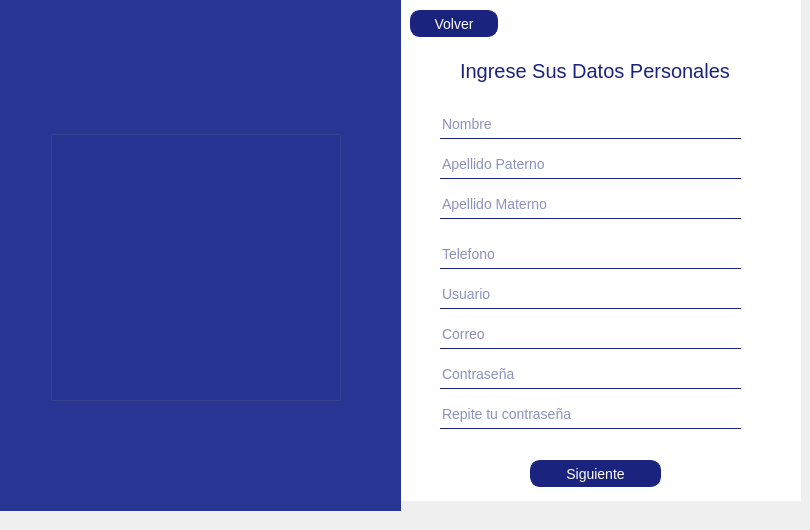
    <widget class="QWidget" name="Registro">
     <widget class="QGroupBox" name="groupBox_2">
      <property name="geometry">
       <rect>
        <x>400</x>
        <y>0</y>
        <width>401</width>
        <height>501</height>
       </rect>
      </property>
      <property name="styleSheet">
       <string notr="true">*{
background-color: transparent;
border: none;
}


QGroupBox{
background-color:white;
border: none;

}

QLineEdit{
color: #1a237e;
border-bottom: 1px solid #1a237e;
border-color: #1a237e;
font-size:14px;
}

QLabel{
color:#1a237e;
background-color: transparent;
font-size:14px

}

QPushButton{
color: white;
background-color: #1a237e;
font-size:14px;
border: 1px solid #1a237e;
border-radius: 10px; 
padding: 2px 4px;
}


</string>
      </property>
      <property name="title">
       <string/>
      </property>
      <property name="checkable">
       <bool>false</bool>
      </property>
      <widget class="QLabel" name="label_4">
       <property name="geometry">
        <rect>
         <x>60</x>
         <y>50</y>
         <width>281</width>
         <height>41</height>
        </rect>
       </property>
       <property name="styleSheet">
        <string notr="true">font-size: 20px;</string>
       </property>
       <property name="text">
        <string>Ingrese Sus Datos Personales</string>
       </property>
      </widget>
      <widget class="QPushButton" name="Siguiente">
       <property name="geometry">
        <rect>
         <x>130</x>
         <y>460</y>
         <width>131</width>
         <height>27</height>
        </rect>
       </property>
       <property name="styleSheet">
        <string notr="true"/>
       </property>
       <property name="text">
        <string>Siguiente</string>
       </property>
      </widget>
      <widget class="QLineEdit" name="NombreReg">
       <property name="geometry">
        <rect>
         <x>40</x>
         <y>110</y>
         <width>301</width>
         <height>29</height>
        </rect>
       </property>
       <property name="styleSheet">
        <string notr="true"/>
       </property>
       <property name="placeholderText">
        <string>Nombre</string>
       </property>
      </widget>
      <widget class="QLineEdit" name="ApellidoReg_2">
       <property name="geometry">
        <rect>
         <x>40</x>
         <y>150</y>
         <width>301</width>
         <height>29</height>
        </rect>
       </property>
       <property name="styleSheet">
        <string notr="true"/>
       </property>
       <property name="placeholderText">
        <string>Apellido Paterno</string>
       </property>
      </widget>
      <widget class="QLineEdit" name="CorreoReg">
       <property name="geometry">
        <rect>
         <x>40</x>
         <y>320</y>
         <width>301</width>
         <height>29</height>
        </rect>
       </property>
       <property name="styleSheet">
        <string notr="true"/>
       </property>
       <property name="placeholderText">
        <string>Correo</string>
       </property>
      </widget>
      <widget class="QLineEdit" name="ContraReg">
       <property name="geometry">
        <rect>
         <x>40</x>
         <y>360</y>
         <width>301</width>
         <height>29</height>
        </rect>
       </property>
       <property name="styleSheet">
        <string notr="true"/>
       </property>
       <property name="echoMode">
        <enum>QLineEdit::Password</enum>
       </property>
       <property name="placeholderText">
        <string>Contraseña</string>
       </property>
      </widget>
      <widget class="QLineEdit" name="UsuarioReg">
       <property name="geometry">
        <rect>
         <x>40</x>
         <y>280</y>
         <width>301</width>
         <height>29</height>
        </rect>
       </property>
       <property name="styleSheet">
        <string notr="true"/>
       </property>
       <property name="placeholderText">
        <string>Usuario</string>
       </property>
      </widget>
      <widget class="QPushButton" name="regresar">
       <property name="geometry">
        <rect>
         <x>10</x>
         <y>10</y>
         <width>88</width>
         <height>27</height>
        </rect>
       </property>
       <property name="styleSheet">
        <string notr="true"/>
       </property>
       <property name="text">
        <string>Volver</string>
       </property>
      </widget>
      <widget class="QLineEdit" name="TelReg">
       <property name="geometry">
        <rect>
         <x>40</x>
         <y>240</y>
         <width>301</width>
         <height>29</height>
        </rect>
       </property>
       <property name="styleSheet">
        <string notr="true"/>
       </property>
       <property name="echoMode">
        <enum>QLineEdit::Normal</enum>
       </property>
       <property name="placeholderText">
        <string>Telefono</string>
       </property>
      </widget>
      <widget class="QLineEdit" name="ApellidoReg">
       <property name="geometry">
        <rect>
         <x>40</x>
         <y>190</y>
         <width>301</width>
         <height>29</height>
        </rect>
       </property>
       <property name="styleSheet">
        <string notr="true"/>
       </property>
       <property name="placeholderText">
        <string>Apellido Materno</string>
       </property>
      </widget>
      <widget class="QLineEdit" name="ContraReg_2">
       <property name="geometry">
        <rect>
         <x>40</x>
         <y>400</y>
         <width>301</width>
         <height>29</height>
        </rect>
       </property>
       <property name="styleSheet">
        <string notr="true"/>
       </property>
       <property name="echoMode">
        <enum>QLineEdit::Password</enum>
       </property>
       <property name="placeholderText">
        <string>Repite tu contraseña</string>
       </property>
      </widget>
     </widget>
     <widget class="QLabel" name="label_Registro">
      <property name="geometry">
       <rect>
        <x>0</x>
        <y>-10</y>
        <width>401</width>
        <height>521</height>
       </rect>
      </property>
      <property name="styleSheet">
       <string notr="true">background-color: rgb(40, 53, 147);</string>
      </property>
      <property name="text">
       <string/>
      </property>
     </widget>
     <widget class="QGroupBox" name="groupBox_15">
      <property name="geometry">
       <rect>
        <x>50</x>
        <y>130</y>
        <width>291</width>
        <height>271</height>
       </rect>
      </property>
      <property name="styleSheet">
       <string notr="true">border-image: url(:/Imagenes/Registrarse.png);
background-color:transparent;</string>
      </property>
      <property name="title">
       <string/>
      </property>
     </widget>
    </widget>
